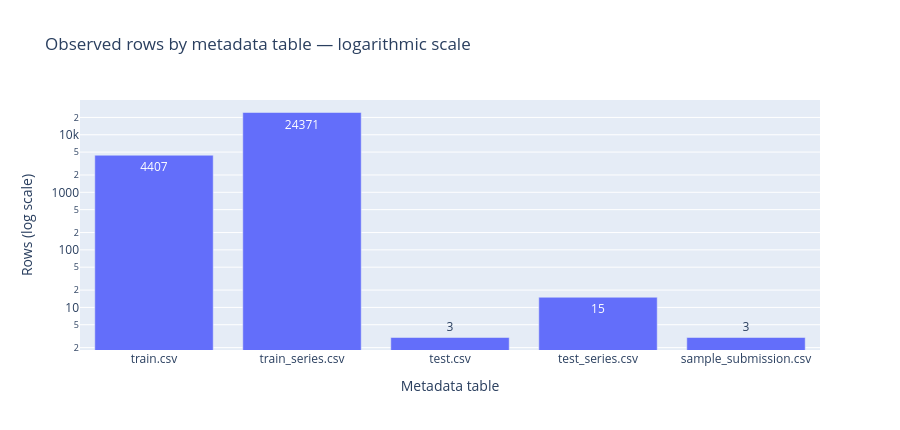

The code cell stored with this chart in its notebook:
### Markdown cell above
## 1 · Measured metadata, not assumed dataset counts
CSV parsers correctly handle embedded newlines in reports. File line counts are not study counts. These are the current local files, not a statement about every hidden evaluation study.

### Code cell
sizes = pd.read_csv(RUN / "table_sizes.csv")
fig = px.bar(sizes, x="table", y="rows", log_y=True, title="Observed rows by metadata table — logarithmic scale", text="rows")
fig.update_layout(xaxis_title="Metadata table", yaxis_title="Rows (log scale)", height=430)
fig.show(renderer="plotly_mimetype")

### Figure 1 — Plotly figure (JSON) as saved in the notebook; plotly's stock layout.template omitted (floating-point values rounded to 4 significant figures)
{"data": [{"hovertemplate": "table=%{x}<br>rows=%{text}<extra></extra>", "legendgroup": "", "marker": {"color": "#636efa", "pattern": {"shape": ""}}, "name": "", "orientation": "v", "showlegend": false, "text": [4407.0, 24370.0, 3.0, 15.0, 3.0], "textposition": "auto", "type": "bar", "x": ["train.csv", "train_series.csv", "test.csv", "test_series.csv", "sample_submission.csv"], "xaxis": "x", "y": [4407, 24371, 3, 15, 3], "yaxis": "y"}], "layout": {"barmode": "relative", "height": 430, "legend": {"tracegroupgap": 0}, "title": {"text": "Observed rows by metadata table — logarithmic scale"}, "xaxis": {"anchor": "y", "domain": [0, 1], "title": {"text": "Metadata table"}}, "yaxis": {"anchor": "x", "domain": [0, 1], "title": {"text": "Rows (log scale)"}, "type": "log"}}}
